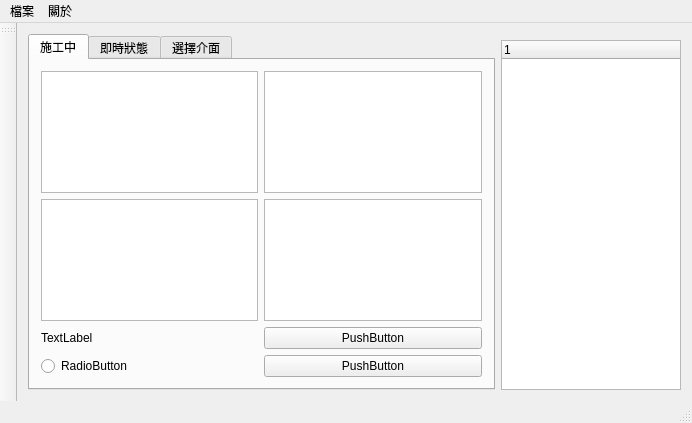
<?xml version="1.0" encoding="UTF-8"?>
<ui version="4.0">
 <class>MainWindow</class>
 <widget class="QMainWindow" name="MainWindow">
  <property name="geometry">
   <rect>
    <x>0</x>
    <y>0</y>
    <width>692</width>
    <height>423</height>
   </rect>
  </property>
  <property name="windowTitle">
   <string>主程式</string>
  </property>
  <widget class="QWidget" name="centralWidget">
   <layout class="QGridLayout" name="gridLayout_3">
    <item row="1" column="0" rowspan="2">
     <widget class="QTabWidget" name="tabWidget">
      <property name="focusPolicy">
       <enum>Qt::TabFocus</enum>
      </property>
      <property name="contextMenuPolicy">
       <enum>Qt::NoContextMenu</enum>
      </property>
      <property name="tabPosition">
       <enum>QTabWidget::North</enum>
      </property>
      <property name="tabShape">
       <enum>QTabWidget::Rounded</enum>
      </property>
      <property name="currentIndex">
       <number>0</number>
      </property>
      <property name="elideMode">
       <enum>Qt::ElideNone</enum>
      </property>
      <widget class="QWidget" name="tab">
       <attribute name="title">
        <string>施工中</string>
       </attribute>
       <layout class="QGridLayout" name="gridLayout">
        <item row="1" column="0">
         <widget class="QTextEdit" name="textEdit">
          <property name="html">
           <string>&lt;!DOCTYPE HTML PUBLIC &quot;-//W3C//DTD HTML 4.0//EN&quot; &quot;http://www.w3.org/TR/REC-html40/strict.dtd&quot;&gt;
&lt;html&gt;&lt;head&gt;&lt;meta name=&quot;qrichtext&quot; content=&quot;1&quot; /&gt;&lt;style type=&quot;text/css&quot;&gt;
p, li { white-space: pre-wrap; }
&lt;/style&gt;&lt;/head&gt;&lt;body style=&quot; font-family:'Sans Serif'; font-size:9pt; font-weight:400; font-style:normal;&quot;&gt;
&lt;p style=&quot;-qt-paragraph-type:empty; margin-top:0px; margin-bottom:0px; margin-left:0px; margin-right:0px; -qt-block-indent:0; text-indent:0px; font-family:'PMingLiU';&quot;&gt;&lt;br /&gt;&lt;/p&gt;&lt;/body&gt;&lt;/html&gt;</string>
          </property>
         </widget>
        </item>
        <item row="0" column="0">
         <widget class="QTextEdit" name="textEdit_2">
          <property name="html">
           <string>&lt;!DOCTYPE HTML PUBLIC &quot;-//W3C//DTD HTML 4.0//EN&quot; &quot;http://www.w3.org/TR/REC-html40/strict.dtd&quot;&gt;
&lt;html&gt;&lt;head&gt;&lt;meta name=&quot;qrichtext&quot; content=&quot;1&quot; /&gt;&lt;style type=&quot;text/css&quot;&gt;
p, li { white-space: pre-wrap; }
&lt;/style&gt;&lt;/head&gt;&lt;body style=&quot; font-family:'Sans Serif'; font-size:9pt; font-weight:400; font-style:normal;&quot;&gt;
&lt;p style=&quot;-qt-paragraph-type:empty; margin-top:0px; margin-bottom:0px; margin-left:0px; margin-right:0px; -qt-block-indent:0; text-indent:0px; font-family:'PMingLiU';&quot;&gt;&lt;br /&gt;&lt;/p&gt;&lt;/body&gt;&lt;/html&gt;</string>
          </property>
         </widget>
        </item>
        <item row="3" column="1">
         <widget class="QPushButton" name="pushButton_2">
          <property name="text">
           <string>PushButton</string>
          </property>
         </widget>
        </item>
        <item row="1" column="1">
         <widget class="QTextEdit" name="textEdit_3">
          <property name="html">
           <string>&lt;!DOCTYPE HTML PUBLIC &quot;-//W3C//DTD HTML 4.0//EN&quot; &quot;http://www.w3.org/TR/REC-html40/strict.dtd&quot;&gt;
&lt;html&gt;&lt;head&gt;&lt;meta name=&quot;qrichtext&quot; content=&quot;1&quot; /&gt;&lt;style type=&quot;text/css&quot;&gt;
p, li { white-space: pre-wrap; }
&lt;/style&gt;&lt;/head&gt;&lt;body style=&quot; font-family:'Sans Serif'; font-size:9pt; font-weight:400; font-style:normal;&quot;&gt;
&lt;p style=&quot;-qt-paragraph-type:empty; margin-top:0px; margin-bottom:0px; margin-left:0px; margin-right:0px; -qt-block-indent:0; text-indent:0px; font-family:'PMingLiU';&quot;&gt;&lt;br /&gt;&lt;/p&gt;&lt;/body&gt;&lt;/html&gt;</string>
          </property>
         </widget>
        </item>
        <item row="3" column="0">
         <widget class="QRadioButton" name="radioButton">
          <property name="text">
           <string>RadioButton</string>
          </property>
         </widget>
        </item>
        <item row="2" column="1">
         <widget class="QPushButton" name="pushButton">
          <property name="text">
           <string>PushButton</string>
          </property>
         </widget>
        </item>
        <item row="0" column="1">
         <widget class="QTextBrowser" name="textBrowser">
          <property name="html">
           <string>&lt;!DOCTYPE HTML PUBLIC &quot;-//W3C//DTD HTML 4.0//EN&quot; &quot;http://www.w3.org/TR/REC-html40/strict.dtd&quot;&gt;
&lt;html&gt;&lt;head&gt;&lt;meta name=&quot;qrichtext&quot; content=&quot;1&quot; /&gt;&lt;style type=&quot;text/css&quot;&gt;
p, li { white-space: pre-wrap; }
&lt;/style&gt;&lt;/head&gt;&lt;body style=&quot; font-family:'Sans Serif'; font-size:9pt; font-weight:400; font-style:normal;&quot;&gt;
&lt;p style=&quot;-qt-paragraph-type:empty; margin-top:0px; margin-bottom:0px; margin-left:0px; margin-right:0px; -qt-block-indent:0; text-indent:0px; font-family:'PMingLiU';&quot;&gt;&lt;br /&gt;&lt;/p&gt;&lt;/body&gt;&lt;/html&gt;</string>
          </property>
         </widget>
        </item>
        <item row="2" column="0">
         <widget class="QLabel" name="label">
          <property name="text">
           <string>TextLabel</string>
          </property>
         </widget>
        </item>
       </layout>
      </widget>
      <widget class="QWidget" name="tab_2">
       <attribute name="title">
        <string>即時狀態</string>
       </attribute>
       <layout class="QGridLayout" name="gridLayout_4">
        <item row="0" column="0">
         <widget class="QTreeWidget" name="treeWidget_2">
          <column>
           <property name="text">
            <string>服務</string>
           </property>
          </column>
          <column>
           <property name="text">
            <string>IP</string>
           </property>
          </column>
          <column>
           <property name="text">
            <string>Port</string>
           </property>
          </column>
         </widget>
        </item>
       </layout>
      </widget>
      <widget class="QWidget" name="tab_3">
       <attribute name="title">
        <string>選擇介面</string>
       </attribute>
       <widget class="QListWidget" name="listWidget">
        <property name="geometry">
         <rect>
          <x>10</x>
          <y>10</y>
          <width>431</width>
          <height>281</height>
         </rect>
        </property>
       </widget>
       <widget class="QPushButton" name="pushButton_3">
        <property name="geometry">
         <rect>
          <x>360</x>
          <y>300</y>
          <width>75</width>
          <height>23</height>
         </rect>
        </property>
        <property name="text">
         <string>Apply</string>
        </property>
       </widget>
       <widget class="QPushButton" name="pushButton_4">
        <property name="geometry">
         <rect>
          <x>280</x>
          <y>300</y>
          <width>75</width>
          <height>23</height>
         </rect>
        </property>
        <property name="text">
         <string>Search</string>
        </property>
       </widget>
       <widget class="QRadioButton" name="radioButton_2">
        <property name="geometry">
         <rect>
          <x>10</x>
          <y>300</y>
          <width>51</width>
          <height>20</height>
         </rect>
        </property>
        <property name="text">
         <string>IPv4</string>
        </property>
        <property name="checked">
         <bool>true</bool>
        </property>
       </widget>
       <widget class="QRadioButton" name="radioButton_3">
        <property name="geometry">
         <rect>
          <x>60</x>
          <y>300</y>
          <width>51</width>
          <height>20</height>
         </rect>
        </property>
        <property name="text">
         <string>IPv6</string>
        </property>
       </widget>
       <widget class="QCheckBox" name="checkBox">
        <property name="geometry">
         <rect>
          <x>110</x>
          <y>300</y>
          <width>161</width>
          <height>20</height>
         </rect>
        </property>
        <property name="text">
         <string>Exclude NULL address</string>
        </property>
        <property name="checked">
         <bool>true</bool>
        </property>
       </widget>
      </widget>
     </widget>
    </item>
    <item row="2" column="1">
     <widget class="QTreeWidget" name="treeWidget">
      <column>
       <property name="text">
        <string notr="true">1</string>
       </property>
      </column>
     </widget>
    </item>
   </layout>
  </widget>
  <widget class="QMenuBar" name="menuBar">
   <property name="geometry">
    <rect>
     <x>0</x>
     <y>0</y>
     <width>692</width>
     <height>23</height>
    </rect>
   </property>
   <widget class="QMenu" name="menu">
    <property name="tearOffEnabled">
     <bool>false</bool>
    </property>
    <property name="title">
     <string>檔案</string>
    </property>
   </widget>
   <widget class="QMenu" name="menu_2">
    <property name="title">
     <string>關於</string>
    </property>
    <addaction name="action"/>
   </widget>
   <addaction name="menu"/>
   <addaction name="menu_2"/>
  </widget>
  <widget class="QToolBar" name="mainToolBar">
   <attribute name="toolBarArea">
    <enum>LeftToolBarArea</enum>
   </attribute>
   <attribute name="toolBarBreak">
    <bool>false</bool>
   </attribute>
  </widget>
  <widget class="QStatusBar" name="statusBar"/>
  <action name="action">
   <property name="text">
    <string>關於</string>
   </property>
  </action>
 </widget>
 <layoutdefault spacing="6" margin="11"/>
 <resources/>
 <connections/>
</ui>
